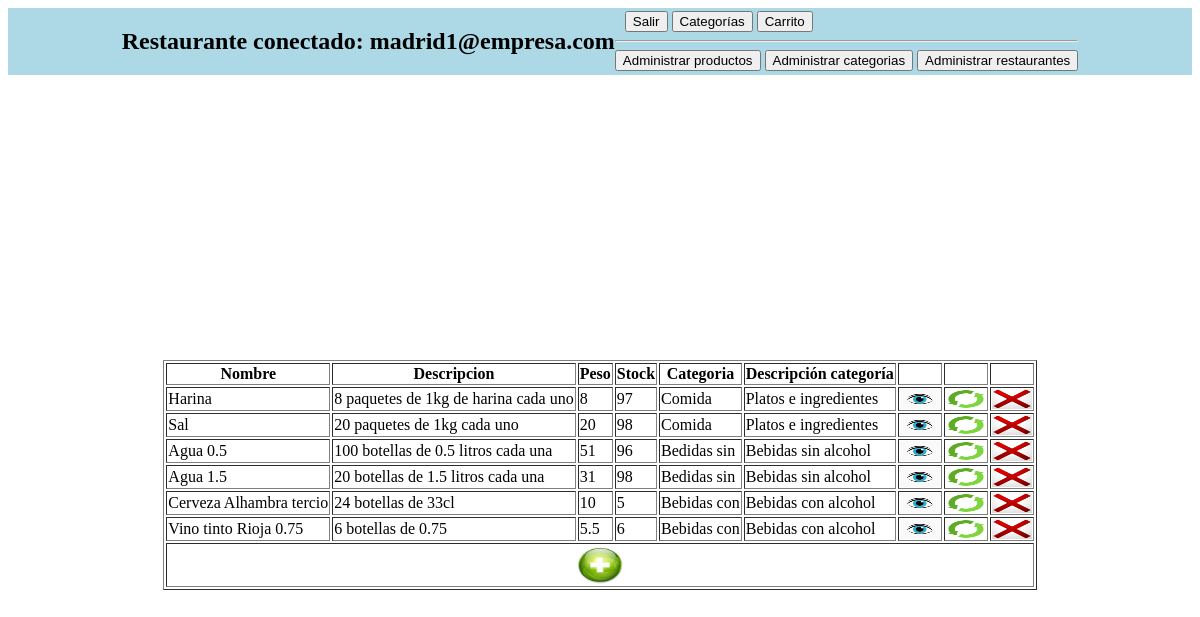
Screenshot of /administrarProductos.php (signed in) with the database file from the repository.
### tables this page shows
CREATE TABLE `productos` (
  `CodProd` int(11) NOT NULL,
  `Nombre` varchar(45) DEFAULT NULL,
  `Descripcion` varchar(90) NOT NULL,
  `Peso` float NOT NULL,
  `Stock` int(11) NOT NULL,
  `Categoria` int(11) NOT NULL
);

CREATE TABLE `categorias` (
  `CodCat` int(11) NOT NULL,
  `Nombre` varchar(45) NOT NULL,
  `Descripcion` varchar(200) NOT NULL
);

### administrarProductos.php (the view, shortened to what this page needs)
<?php
include 'bd.php';
require 'navbar.php';
$sql = 'SELECT p.CodProd AS CodProd, p.nombre, p.descripcion, p.peso, p.stock, c.Nombre AS categoria, c.Descripcion AS categoriaDescrip
        FROM productos AS p
        JOIN categorias AS c ON p.categoria = c.CodCat';
$productos = $bd->query($sql);
?>
<!DOCTYPE html>
<html lang="en">
<head>
    <link rel="stylesheet" href="estilo.css">
</head>
<body>
    <div id="formulario">
        <table border="1">
            <tr>
                <th>Nombre</th>
                <th>Descripcion</th>
                <th>Peso</th>
                <th>Stock</th>
                <th>Categoria</th>
                <th>Descripción categoría</th>
                <th></th>
                <th></th>
                <th></th>
            </tr>
            <?php foreach ($productos as $producto) { ?>
            <tr>
                <td><a href="verProducto.php?CodProd=<?php echo $producto['CodProd'] ?>" class='enlace'><?php echo $producto['nombre'] ?></a></td>
                <td><a href="verProducto.php?CodProd=<?php echo $producto['CodProd'] ?>" class='enlace'><?php echo $producto['descripcion'] ?></a></td>
                <td><a href="verProducto.php?CodProd=<?php echo $producto['CodProd'] ?>" class='enlace'><?php echo $producto['peso'] ?></a></td>
                <td><a href="verProducto.php?CodProd=<?php echo $producto['CodProd'] ?>" class='enlace'><?php echo $producto['stock'] ?></a></td>
                <td><a href="verProducto.php?CodProd=<?php echo $producto['CodProd'] ?>" class='enlace'><?php echo $producto['categoria'] ?></a></td>
                <td><a href="verProducto.php?CodProd=<?php echo $producto['CodProd'] ?>" class='enlace'><?php echo $producto['categoriaDescrip'] ?></a></td>
                <td><a href='verProducto.php?CodProd=<?php echo $producto['CodProd'] ?>"'><img src="imagen/ver.jpg" width='40px' height='20px'></a></td>
                <td><a href='nuevoActualizarProductos.php?CodProd=<?php echo $producto['CodProd'] ?>'><img src="imagen/actualizar.png" width='40px' height='20px'></a></td>
                <td><a href='borrarDatoAdm.php?CodProd=<?php echo $producto['CodProd'] ?>"'><img src="imagen/borrar.jpg" width='40px' height='20px'></a></td>
            </tr>
            <?php } ?>
            <tr>
                <td colspan="9" style="text-align: center;">
                    <a href='nuevoActualizarProductos.php?CodProd=0'><img src="imagen/agregar.jpg" width='50px' height='40px'></a>
                </td>
            </tr>
        </table>
    </div>
</body>
</html>

### navbar.php (shortened to what this page needs)
<?php
$correo = $_SESSION['correo'];
$rol ="SELECT Rol FROM restaurantes WHERE Correo = '$correo'";
$rol = $bd->query($rol);
$rol = $rol->fetch();
$rol = $rol['Rol'];
?>
<nav style='background: lightblue; display:flex; justify-content:center; align-items: center;'>
    <h1>Restaurante conectado: <?php echo $correo ?></h1>
    <div>
        <a href="logout.php" style='text-decoration: none; margin-left: 10px;'><button>Salir</button></a>
        <a href="categorias.php"><button>Categorías</button></a>
        <a href="carrito.php" style='text-decoration: none;'><button>Carrito</button></a>
        <?php if($rol == '1') {?>
            <hr>
            <a href="administrarProductos.php"><button>Administrar productos</button></a>
            <a href="administrarCategorias.php"><button>Administrar categorias</button></a>
            <a href="administrarRestaurantes.php"><button>Administrar restaurantes</button></a>
        <?php } ?>
    </div>
</nav>

### estilo.css (style rules this page uses)
#formulario { display:flex; justify-content:center; align-items: center; height: 100vh; }
.enlace { text-decoration: none; color: black; }
nav { background: lightblue; display:flex; justify-content:center; align-items: center; }

### rows the page displays
productos: Nombre "Harina", Descripcion "8 paquetes de 1kg de harina cada uno", Peso "8", Stock "97", Categoria.Nombre "Comida", Categoria.Descripcion "Platos e ingredientes"
productos: Nombre "Sal", Descripcion "20 paquetes de 1kg cada uno", Peso "20", Stock "98", Categoria.Nombre "Comida", Categoria.Descripcion "Platos e ingredientes"
productos: Nombre "Agua 0.5", Descripcion "100 botellas de 0.5 litros cada una", Peso "51", Stock "96", Categoria.Nombre "Bedidas sin", Categoria.Descripcion "Bebidas sin alcohol"
productos: Nombre "Agua 1.5", Descripcion "20 botellas de 1.5 litros cada una", Peso "31", Stock "98", Categoria.Nombre "Bedidas sin", Categoria.Descripcion "Bebidas sin alcohol"
productos: Nombre "Cerveza Alhambra tercio", Descripcion "24 botellas de 33cl", Peso "10", Stock "5", Categoria.Nombre "Bebidas con", Categoria.Descripcion "Bebidas con alcohol"
productos: Nombre "Vino tinto Rioja 0.75", Descripcion "6 botellas de 0.75", Peso "5.5", Stock "6", Categoria.Nombre "Bebidas con", Categoria.Descripcion "Bebidas con alcohol"

### other values shown
$correo "madrid1@empresa.com"
